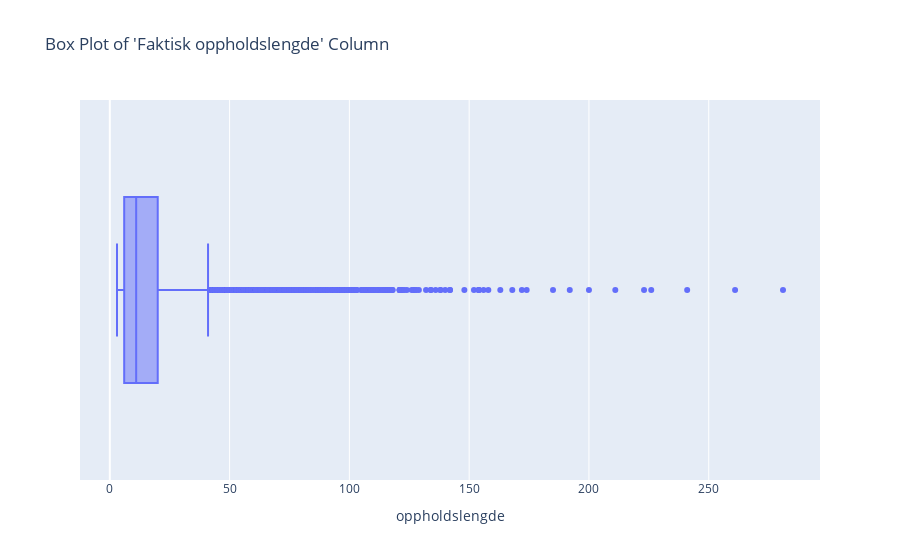

The cell this chart's notebook holds for it:
### Code cell
# Lag en boksplott med Plotly Express
import plotly.express as px
fig = px.box(train_df, x='oppholdslengde', title="Box Plot of 'Faktisk oppholdslengde' Column")


# Vis plottet
fig.show()

### Figure 1 — Plotly figure (JSON) as saved in the notebook; plotly's stock layout.template omitted (floating-point values rounded to 4 significant figures; data arrays with more than 128 entries replaced by an {"elided": "..."} marker saying what was removed)
{"data": [{"alignmentgroup": "True", "hovertemplate": "oppholdslengde=%{x}<extra></extra>", "legendgroup": "", "marker": {"color": "#636efa"}, "name": "", "notched": false, "offsetgroup": "", "orientation": "h", "showlegend": false, "type": "box", "x": {"elided": "5413 int values"}, "x0": " ", "xaxis": "x", "y0": " ", "yaxis": "y"}], "layout": {"boxmode": "group", "legend": {"tracegroupgap": 0}, "title": {"text": "Box Plot of 'Faktisk oppholdslengde' Column"}, "xaxis": {"anchor": "y", "domain": [0, 1], "title": {"text": "oppholdslengde"}}, "yaxis": {"anchor": "x", "domain": [0, 1]}}}
